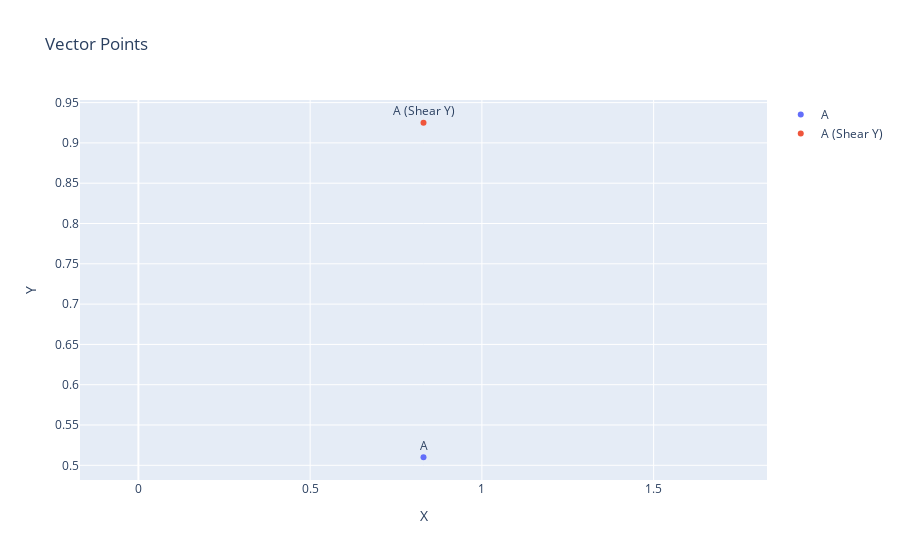

Notebook code for this chart:
### Code cell
plot_vector_points([A, ASX], names=["A", "A (Shear Y)"])

### Figure 1 — Plotly figure (JSON) as saved in the notebook; plotly's stock layout.template omitted (floating-point values rounded to 4 significant figures)
{"data": [{"mode": "markers+text", "name": "A", "text": ["A"], "textposition": "top center", "type": "scatter", "x": [0.83], "y": [0.51]}, {"mode": "markers+text", "name": "A (Shear Y)", "text": ["A (Shear Y)"], "textposition": "top center", "type": "scatter", "x": [0.83], "y": [0.925]}], "layout": {"showlegend": true, "title": {"text": "Vector Points"}, "xaxis": {"title": {"text": "X"}}, "yaxis": {"title": {"text": "Y"}}}}
